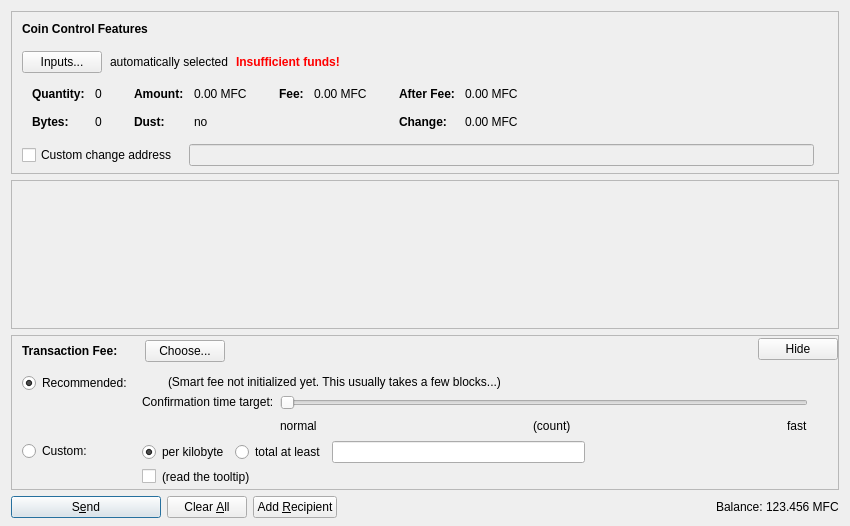
<?xml version="1.0" encoding="UTF-8"?>
<ui version="4.0">
 <class>SendCoinsDialog</class>
 <widget class="QDialog" name="SendCoinsDialog">
  <property name="geometry">
   <rect>
    <x>0</x>
    <y>0</y>
    <width>850</width>
    <height>526</height>
   </rect>
  </property>
  <property name="windowTitle">
   <string>Send Coins</string>
  </property>
  <layout class="QVBoxLayout" name="verticalLayout" stretch="0,1,0,0">
   <property name="bottomMargin">
    <number>8</number>
   </property>
   <item>
    <widget class="QFrame" name="frameCoinControl">
     <property name="sizePolicy">
      <sizepolicy hsizetype="Expanding" vsizetype="Expanding">
       <horstretch>0</horstretch>
       <verstretch>0</verstretch>
      </sizepolicy>
     </property>
     <property name="maximumSize">
      <size>
       <width>16777215</width>
       <height>16777215</height>
      </size>
     </property>
     <property name="frameShape">
      <enum>QFrame::StyledPanel</enum>
     </property>
     <property name="frameShadow">
      <enum>QFrame::Sunken</enum>
     </property>
     <layout class="QVBoxLayout" name="verticalLayoutCoinControl2">
      <property name="spacing">
       <number>0</number>
      </property>
      <property name="leftMargin">
       <number>0</number>
      </property>
      <property name="topMargin">
       <number>0</number>
      </property>
      <property name="rightMargin">
       <number>0</number>
      </property>
      <property name="bottomMargin">
       <number>6</number>
      </property>
      <item>
       <layout class="QVBoxLayout" name="verticalLayoutCoinControl" stretch="0,0,0,0,1">
        <property name="spacing">
         <number>0</number>
        </property>
        <property name="leftMargin">
         <number>10</number>
        </property>
        <property name="topMargin">
         <number>10</number>
        </property>
        <item>
         <layout class="QHBoxLayout" name="horizontalLayoutCoinControl1">
          <property name="bottomMargin">
           <number>15</number>
          </property>
          <item>
           <widget class="QLabel" name="labelCoinControlFeatures">
            <property name="sizePolicy">
             <sizepolicy hsizetype="Preferred" vsizetype="Maximum">
              <horstretch>0</horstretch>
              <verstretch>0</verstretch>
             </sizepolicy>
            </property>
            <property name="font">
             <font>
              <weight>75</weight>
              <bold>true</bold>
             </font>
            </property>
            <property name="styleSheet">
             <string notr="true">font-weight:bold;</string>
            </property>
            <property name="text">
             <string>Coin Control Features</string>
            </property>
           </widget>
          </item>
         </layout>
        </item>
        <item>
         <layout class="QHBoxLayout" name="horizontalLayoutCoinControl2" stretch="0,0,0,0">
          <property name="spacing">
           <number>8</number>
          </property>
          <property name="bottomMargin">
           <number>10</number>
          </property>
          <item>
           <widget class="QPushButton" name="pushButtonCoinControl">
            <property name="styleSheet">
             <string notr="true"/>
            </property>
            <property name="text">
             <string>Inputs...</string>
            </property>
            <property name="autoDefault">
             <bool>false</bool>
            </property>
           </widget>
          </item>
          <item>
           <widget class="QLabel" name="labelCoinControlAutomaticallySelected">
            <property name="text">
             <string>automatically selected</string>
            </property>
            <property name="margin">
             <number>5</number>
            </property>
           </widget>
          </item>
          <item>
           <widget class="QLabel" name="labelCoinControlInsuffFunds">
            <property name="font">
             <font>
              <weight>75</weight>
              <bold>true</bold>
             </font>
            </property>
            <property name="styleSheet">
             <string notr="true">color:red;font-weight:bold;</string>
            </property>
            <property name="text">
             <string>Insufficient funds!</string>
            </property>
            <property name="margin">
             <number>5</number>
            </property>
           </widget>
          </item>
          <item>
           <spacer name="horizontalSpacerCoinControl">
            <property name="orientation">
             <enum>Qt::Horizontal</enum>
            </property>
            <property name="sizeHint" stdset="0">
             <size>
              <width>40</width>
              <height>1</height>
             </size>
            </property>
           </spacer>
          </item>
         </layout>
        </item>
        <item>
         <widget class="QWidget" name="widgetCoinControl" native="true">
          <property name="sizePolicy">
           <sizepolicy hsizetype="Preferred" vsizetype="Preferred">
            <horstretch>0</horstretch>
            <verstretch>0</verstretch>
           </sizepolicy>
          </property>
          <property name="minimumSize">
           <size>
            <width>0</width>
            <height>0</height>
           </size>
          </property>
          <property name="styleSheet">
           <string notr="true"/>
          </property>
          <layout class="QHBoxLayout" name="horizontalLayoutCoinControl5">
           <property name="leftMargin">
            <number>0</number>
           </property>
           <property name="topMargin">
            <number>0</number>
           </property>
           <property name="rightMargin">
            <number>0</number>
           </property>
           <property name="bottomMargin">
            <number>0</number>
           </property>
           <item>
            <layout class="QHBoxLayout" name="horizontalLayoutCoinControl3" stretch="0,0,0,1">
             <property name="spacing">
              <number>20</number>
             </property>
             <property name="topMargin">
              <number>0</number>
             </property>
             <property name="bottomMargin">
              <number>10</number>
             </property>
             <item>
              <layout class="QFormLayout" name="formLayoutCoinControl1">
               <property name="horizontalSpacing">
                <number>10</number>
               </property>
               <property name="verticalSpacing">
                <number>14</number>
               </property>
               <property name="leftMargin">
                <number>10</number>
               </property>
               <property name="topMargin">
                <number>4</number>
               </property>
               <property name="rightMargin">
                <number>6</number>
               </property>
               <item row="0" column="0">
                <widget class="QLabel" name="labelCoinControlQuantityText">
                 <property name="font">
                  <font>
                   <weight>75</weight>
                   <bold>true</bold>
                  </font>
                 </property>
                 <property name="text">
                  <string>Quantity:</string>
                 </property>
                 <property name="margin">
                  <number>0</number>
                 </property>
                </widget>
               </item>
               <item row="0" column="1">
                <widget class="QLabel" name="labelCoinControlQuantity">
                 <property name="cursor">
                  <cursorShape>IBeamCursor</cursorShape>
                 </property>
                 <property name="contextMenuPolicy">
                  <enum>Qt::ActionsContextMenu</enum>
                 </property>
                 <property name="text">
                  <string notr="true">0</string>
                 </property>
                 <property name="margin">
                  <number>0</number>
                 </property>
                 <property name="textInteractionFlags">
                  <set>Qt::LinksAccessibleByMouse|Qt::TextSelectableByKeyboard|Qt::TextSelectableByMouse</set>
                 </property>
                </widget>
               </item>
               <item row="1" column="0">
                <widget class="QLabel" name="labelCoinControlBytesText">
                 <property name="font">
                  <font>
                   <weight>75</weight>
                   <bold>true</bold>
                  </font>
                 </property>
                 <property name="text">
                  <string>Bytes:</string>
                 </property>
                </widget>
               </item>
               <item row="1" column="1">
                <widget class="QLabel" name="labelCoinControlBytes">
                 <property name="cursor">
                  <cursorShape>IBeamCursor</cursorShape>
                 </property>
                 <property name="contextMenuPolicy">
                  <enum>Qt::ActionsContextMenu</enum>
                 </property>
                 <property name="text">
                  <string notr="true">0</string>
                 </property>
                 <property name="textInteractionFlags">
                  <set>Qt::LinksAccessibleByMouse|Qt::TextSelectableByKeyboard|Qt::TextSelectableByMouse</set>
                 </property>
                </widget>
               </item>
              </layout>
             </item>
             <item>
              <layout class="QFormLayout" name="formLayoutCoinControl2">
               <property name="horizontalSpacing">
                <number>10</number>
               </property>
               <property name="verticalSpacing">
                <number>14</number>
               </property>
               <property name="leftMargin">
                <number>6</number>
               </property>
               <property name="topMargin">
                <number>4</number>
               </property>
               <property name="rightMargin">
                <number>6</number>
               </property>
               <item row="0" column="0">
                <widget class="QLabel" name="labelCoinControlAmountText">
                 <property name="font">
                  <font>
                   <weight>75</weight>
                   <bold>true</bold>
                  </font>
                 </property>
                 <property name="text">
                  <string>Amount:</string>
                 </property>
                 <property name="margin">
                  <number>0</number>
                 </property>
                </widget>
               </item>
               <item row="0" column="1">
                <widget class="QLabel" name="labelCoinControlAmount">
                 <property name="cursor">
                  <cursorShape>IBeamCursor</cursorShape>
                 </property>
                 <property name="contextMenuPolicy">
                  <enum>Qt::ActionsContextMenu</enum>
                 </property>
                 <property name="text">
                  <string notr="true">0.00 MFC</string>
                 </property>
                 <property name="textInteractionFlags">
                  <set>Qt::LinksAccessibleByMouse|Qt::TextSelectableByKeyboard|Qt::TextSelectableByMouse</set>
                 </property>
                </widget>
               </item>
               <item row="1" column="0">
                <widget class="QLabel" name="labelCoinControlLowOutputText">
                 <property name="font">
                  <font>
                   <weight>75</weight>
                   <bold>true</bold>
                  </font>
                 </property>
                 <property name="text">
                  <string>Dust:</string>
                 </property>
                </widget>
               </item>
               <item row="1" column="1">
                <widget class="QLabel" name="labelCoinControlLowOutput">
                 <property name="cursor">
                  <cursorShape>IBeamCursor</cursorShape>
                 </property>
                 <property name="contextMenuPolicy">
                  <enum>Qt::ActionsContextMenu</enum>
                 </property>
                 <property name="text">
                  <string notr="true">no</string>
                 </property>
                 <property name="textInteractionFlags">
                  <set>Qt::LinksAccessibleByMouse|Qt::TextSelectableByKeyboard|Qt::TextSelectableByMouse</set>
                 </property>
                </widget>
               </item>
              </layout>
             </item>
             <item>
              <layout class="QFormLayout" name="formLayoutCoinControl3">
               <property name="horizontalSpacing">
                <number>10</number>
               </property>
               <property name="verticalSpacing">
                <number>14</number>
               </property>
               <property name="leftMargin">
                <number>6</number>
               </property>
               <property name="topMargin">
                <number>4</number>
               </property>
               <property name="rightMargin">
                <number>6</number>
               </property>
               <item row="0" column="0">
                <widget class="QLabel" name="labelCoinControlFeeText">
                 <property name="font">
                  <font>
                   <weight>75</weight>
                   <bold>true</bold>
                  </font>
                 </property>
                 <property name="text">
                  <string>Fee:</string>
                 </property>
                 <property name="margin">
                  <number>0</number>
                 </property>
                </widget>
               </item>
               <item row="0" column="1">
                <widget class="QLabel" name="labelCoinControlFee">
                 <property name="cursor">
                  <cursorShape>IBeamCursor</cursorShape>
                 </property>
                 <property name="contextMenuPolicy">
                  <enum>Qt::ActionsContextMenu</enum>
                 </property>
                 <property name="text">
                  <string notr="true">0.00 MFC</string>
                 </property>
                 <property name="textInteractionFlags">
                  <set>Qt::LinksAccessibleByMouse|Qt::TextSelectableByKeyboard|Qt::TextSelectableByMouse</set>
                 </property>
                </widget>
               </item>
              </layout>
             </item>
             <item>
              <layout class="QFormLayout" name="formLayoutCoinControl4">
               <property name="horizontalSpacing">
                <number>10</number>
               </property>
               <property name="verticalSpacing">
                <number>14</number>
               </property>
               <property name="leftMargin">
                <number>6</number>
               </property>
               <property name="topMargin">
                <number>4</number>
               </property>
               <property name="rightMargin">
                <number>6</number>
               </property>
               <item row="0" column="0">
                <widget class="QLabel" name="labelCoinControlAfterFeeText">
                 <property name="font">
                  <font>
                   <weight>75</weight>
                   <bold>true</bold>
                  </font>
                 </property>
                 <property name="text">
                  <string>After Fee:</string>
                 </property>
                 <property name="margin">
                  <number>0</number>
                 </property>
                </widget>
               </item>
               <item row="0" column="1">
                <widget class="QLabel" name="labelCoinControlAfterFee">
                 <property name="cursor">
                  <cursorShape>IBeamCursor</cursorShape>
                 </property>
                 <property name="contextMenuPolicy">
                  <enum>Qt::ActionsContextMenu</enum>
                 </property>
                 <property name="text">
                  <string notr="true">0.00 MFC</string>
                 </property>
                 <property name="textInteractionFlags">
                  <set>Qt::LinksAccessibleByMouse|Qt::TextSelectableByKeyboard|Qt::TextSelectableByMouse</set>
                 </property>
                </widget>
               </item>
               <item row="1" column="0">
                <widget class="QLabel" name="labelCoinControlChangeText">
                 <property name="font">
                  <font>
                   <weight>75</weight>
                   <bold>true</bold>
                  </font>
                 </property>
                 <property name="text">
                  <string>Change:</string>
                 </property>
                </widget>
               </item>
               <item row="1" column="1">
                <widget class="QLabel" name="labelCoinControlChange">
                 <property name="cursor">
                  <cursorShape>IBeamCursor</cursorShape>
                 </property>
                 <property name="contextMenuPolicy">
                  <enum>Qt::ActionsContextMenu</enum>
                 </property>
                 <property name="text">
                  <string notr="true">0.00 MFC</string>
                 </property>
                 <property name="textInteractionFlags">
                  <set>Qt::LinksAccessibleByMouse|Qt::TextSelectableByKeyboard|Qt::TextSelectableByMouse</set>
                 </property>
                </widget>
               </item>
              </layout>
             </item>
            </layout>
           </item>
          </layout>
         </widget>
        </item>
        <item>
         <layout class="QHBoxLayout" name="horizontalLayoutCoinControl4" stretch="0,0,0">
          <property name="spacing">
           <number>12</number>
          </property>
          <property name="sizeConstraint">
           <enum>QLayout::SetDefaultConstraint</enum>
          </property>
          <property name="topMargin">
           <number>5</number>
          </property>
          <property name="rightMargin">
           <number>5</number>
          </property>
          <item>
           <widget class="QCheckBox" name="checkBoxCoinControlChange">
            <property name="toolTip">
             <string>If this is activated, but the change address is empty or invalid, change will be sent to a newly generated address.</string>
            </property>
            <property name="text">
             <string>Custom change address</string>
            </property>
           </widget>
          </item>
          <item>
           <widget class="QValidatedLineEdit" name="lineEditCoinControlChange">
            <property name="enabled">
             <bool>false</bool>
            </property>
            <property name="sizePolicy">
             <sizepolicy hsizetype="Expanding" vsizetype="Fixed">
              <horstretch>0</horstretch>
              <verstretch>0</verstretch>
             </sizepolicy>
            </property>
           </widget>
          </item>
          <item>
           <widget class="QLabel" name="labelCoinControlChangeLabel">
            <property name="sizePolicy">
             <sizepolicy hsizetype="Preferred" vsizetype="Expanding">
              <horstretch>0</horstretch>
              <verstretch>0</verstretch>
             </sizepolicy>
            </property>
            <property name="minimumSize">
             <size>
              <width>0</width>
              <height>0</height>
             </size>
            </property>
            <property name="text">
             <string/>
            </property>
            <property name="margin">
             <number>3</number>
            </property>
           </widget>
          </item>
         </layout>
        </item>
        <item>
         <spacer name="verticalSpacerCoinControl">
          <property name="orientation">
           <enum>Qt::Vertical</enum>
          </property>
          <property name="sizeHint" stdset="0">
           <size>
            <width>800</width>
            <height>1</height>
           </size>
          </property>
         </spacer>
        </item>
       </layout>
      </item>
     </layout>
    </widget>
   </item>
   <item>
    <widget class="QScrollArea" name="scrollArea">
     <property name="widgetResizable">
      <bool>true</bool>
     </property>
     <widget class="QWidget" name="scrollAreaWidgetContents">
      <property name="geometry">
       <rect>
        <x>0</x>
        <y>0</y>
        <width>830</width>
        <height>104</height>
       </rect>
      </property>
      <layout class="QVBoxLayout" name="verticalLayout_2" stretch="0,1">
       <property name="leftMargin">
        <number>0</number>
       </property>
       <property name="topMargin">
        <number>0</number>
       </property>
       <property name="rightMargin">
        <number>0</number>
       </property>
       <property name="bottomMargin">
        <number>0</number>
       </property>
       <item>
        <layout class="QVBoxLayout" name="entries">
         <property name="spacing">
          <number>6</number>
         </property>
        </layout>
       </item>
       <item>
        <spacer name="verticalSpacer">
         <property name="orientation">
          <enum>Qt::Vertical</enum>
         </property>
         <property name="sizeHint" stdset="0">
          <size>
           <width>20</width>
           <height>40</height>
          </size>
         </property>
        </spacer>
       </item>
      </layout>
     </widget>
    </widget>
   </item>
   <item>
    <widget class="QFrame" name="frameFee">
     <property name="sizePolicy">
      <sizepolicy hsizetype="Expanding" vsizetype="Expanding">
       <horstretch>0</horstretch>
       <verstretch>0</verstretch>
      </sizepolicy>
     </property>
     <property name="maximumSize">
      <size>
       <width>16777215</width>
       <height>16777215</height>
      </size>
     </property>
     <property name="frameShape">
      <enum>QFrame::StyledPanel</enum>
     </property>
     <property name="frameShadow">
      <enum>QFrame::Sunken</enum>
     </property>
     <layout class="QVBoxLayout" name="verticalLayoutFee1">
      <property name="spacing">
       <number>0</number>
      </property>
      <property name="leftMargin">
       <number>0</number>
      </property>
      <property name="topMargin">
       <number>0</number>
      </property>
      <property name="rightMargin">
       <number>0</number>
      </property>
      <property name="bottomMargin">
       <number>0</number>
      </property>
      <item>
       <layout class="QVBoxLayout" name="verticalLayoutFee2" stretch="0,0,0">
        <property name="spacing">
         <number>0</number>
        </property>
        <property name="leftMargin">
         <number>10</number>
        </property>
        <property name="topMargin">
         <number>0</number>
        </property>
        <item>
         <layout class="QHBoxLayout" name="horizontalLayoutFee1">
          <property name="bottomMargin">
           <number>0</number>
          </property>
          <item>
           <layout class="QVBoxLayout" name="verticalLayoutFee7">
            <property name="spacing">
             <number>0</number>
            </property>
            <item>
             <spacer name="verticalSpacerSmartFee">
              <property name="orientation">
               <enum>Qt::Vertical</enum>
              </property>
              <property name="sizeType">
               <enum>QSizePolicy::Fixed</enum>
              </property>
              <property name="sizeHint" stdset="0">
               <size>
                <width>1</width>
                <height>4</height>
               </size>
              </property>
             </spacer>
            </item>
            <item>
             <layout class="QHBoxLayout" name="horizontalLayoutSmartFee">
              <property name="spacing">
               <number>10</number>
              </property>
              <item>
               <widget class="QLabel" name="labelFeeHeadline">
                <property name="sizePolicy">
                 <sizepolicy hsizetype="Preferred" vsizetype="Maximum">
                  <horstretch>0</horstretch>
                  <verstretch>0</verstretch>
                 </sizepolicy>
                </property>
                <property name="font">
                 <font>
                  <weight>75</weight>
                  <bold>true</bold>
                 </font>
                </property>
                <property name="styleSheet">
                 <string notr="true">font-weight:bold;</string>
                </property>
                <property name="text">
                 <string>Transaction Fee:</string>
                </property>
               </widget>
              </item>
              <item>
               <widget class="QLabel" name="labelFeeMinimized">
                <property name="text">
                 <string/>
                </property>
               </widget>
              </item>
              <item>
               <widget class="QPushButton" name="buttonChooseFee">
                <property name="text">
                 <string>Choose...</string>
                </property>
               </widget>
              </item>
             </layout>
            </item>
            <item>
             <spacer name="verticalSpacer_5">
              <property name="orientation">
               <enum>Qt::Vertical</enum>
              </property>
              <property name="sizeHint" stdset="0">
               <size>
                <width>1</width>
                <height>1</height>
               </size>
              </property>
             </spacer>
            </item>
           </layout>
          </item>
          <item>
           <spacer name="horizontalSpacer_4">
            <property name="orientation">
             <enum>Qt::Horizontal</enum>
            </property>
            <property name="sizeHint" stdset="0">
             <size>
              <width>40</width>
              <height>20</height>
             </size>
            </property>
           </spacer>
          </item>
          <item>
           <widget class="QPushButton" name="buttonMinimizeFee">
            <property name="toolTip">
             <string>collapse fee-settings</string>
            </property>
            <property name="text">
             <string>Hide</string>
            </property>
           </widget>
          </item>
         </layout>
        </item>
        <item>
         <widget class="QFrame" name="frameFeeSelection">
          <layout class="QVBoxLayout" name="verticalLayoutFee12">
           <property name="spacing">
            <number>0</number>
           </property>
           <property name="leftMargin">
            <number>0</number>
           </property>
           <property name="topMargin">
            <number>0</number>
           </property>
           <property name="rightMargin">
            <number>0</number>
           </property>
           <property name="bottomMargin">
            <number>0</number>
           </property>
           <item>
            <layout class="QGridLayout" name="gridLayoutFee">
             <property name="topMargin">
              <number>10</number>
             </property>
             <property name="bottomMargin">
              <number>4</number>
             </property>
             <property name="horizontalSpacing">
              <number>10</number>
             </property>
             <property name="verticalSpacing">
              <number>4</number>
             </property>
             <item row="1" column="1">
              <layout class="QVBoxLayout" name="verticalLayoutFee8">
               <property name="spacing">
                <number>6</number>
               </property>
               <item>
                <layout class="QHBoxLayout" name="horizontalLayoutFee13">
                 <item>
                  <widget class="QRadioButton" name="radioCustomPerKilobyte">
                   <property name="toolTip">
                    <string>If the custom fee is set to 1000 satoshis and the transaction is only 250 bytes, then &quot;per kilobyte&quot; only pays 250 satoshis in fee, while &quot;total at least&quot; pays 1000 satoshis. For transactions bigger than a kilobyte both pay by kilobyte.</string>
                   </property>
                   <property name="text">
                    <string>per kilobyte</string>
                   </property>
                   <property name="checked">
                    <bool>true</bool>
                   </property>
                   <attribute name="buttonGroup">
                    <string notr="true">groupCustomFee</string>
                   </attribute>
                  </widget>
                 </item>
                 <item>
                  <widget class="QRadioButton" name="radioCustomAtLeast">
                   <property name="toolTip">
                    <string>If the custom fee is set to 1000 satoshis and the transaction is only 250 bytes, then &quot;per kilobyte&quot; only pays 250 satoshis in fee, while &quot;total at least&quot; pays 1000 satoshis. For transactions bigger than a kilobyte both pay by kilobyte.</string>
                   </property>
                   <property name="text">
                    <string>total at least</string>
                   </property>
                   <attribute name="buttonGroup">
                    <string notr="true">groupCustomFee</string>
                   </attribute>
                  </widget>
                 </item>
                 <item>
                  <widget class="BitcoinAmountField" name="customFee"/>
                 </item>
                 <item>
                  <spacer name="horizontalSpacer_6">
                   <property name="orientation">
                    <enum>Qt::Horizontal</enum>
                   </property>
                   <property name="sizeHint" stdset="0">
                    <size>
                     <width>1</width>
                     <height>1</height>
                    </size>
                   </property>
                  </spacer>
                 </item>
                </layout>
               </item>
               <item>
                <layout class="QHBoxLayout" name="horizontalLayoutFee8">
                 <item>
                  <widget class="QCheckBox" name="checkBoxMinimumFee">
                   <property name="toolTip">
                    <string>Paying only the minimum fee is just fine as long as there is less transaction volume than space in the blocks. But be aware that this can end up in a never confirming transaction once there is more demand for mfcoin transactions than the network can process.</string>
                   </property>
                   <property name="text">
                    <string/>
                   </property>
                  </widget>
                 </item>
                 <item>
                  <widget class="QLabel" name="labelMinFeeWarning">
                   <property name="enabled">
                    <bool>true</bool>
                   </property>
                   <property name="toolTip">
                    <string>Paying only the minimum fee is just fine as long as there is less transaction volume than space in the blocks. But be aware that this can end up in a never confirming transaction once there is more demand for mfcoin transactions than the network can process.</string>
                   </property>
                   <property name="text">
                    <string>(read the tooltip)</string>
                   </property>
                   <property name="margin">
                    <number>5</number>
                   </property>
                  </widget>
                 </item>
                 <item>
                  <spacer name="horizontalSpacer_2">
                   <property name="orientation">
                    <enum>Qt::Horizontal</enum>
                   </property>
                   <property name="sizeHint" stdset="0">
                    <size>
                     <width>1</width>
                     <height>1</height>
                    </size>
                   </property>
                  </spacer>
                 </item>
                </layout>
               </item>
              </layout>
             </item>
             <item row="0" column="0">
              <layout class="QVBoxLayout" name="verticalLayoutFee4" stretch="0,1">
               <item>
                <widget class="QRadioButton" name="radioSmartFee">
                 <property name="text">
                  <string>Recommended:</string>
                 </property>
                 <property name="checked">
                  <bool>true</bool>
                 </property>
                 <attribute name="buttonGroup">
                  <string notr="true">groupFee</string>
                 </attribute>
                </widget>
               </item>
               <item>
                <spacer name="verticalSpacer_2">
                 <property name="orientation">
                  <enum>Qt::Vertical</enum>
                 </property>
                 <property name="sizeHint" stdset="0">
                  <size>
                   <width>1</width>
                   <height>1</height>
                  </size>
                 </property>
                </spacer>
               </item>
              </layout>
             </item>
             <item row="1" column="0">
              <layout class="QVBoxLayout" name="verticalLayoutFee9" stretch="0,1">
               <item>
                <widget class="QRadioButton" name="radioCustomFee">
                 <property name="text">
                  <string>Custom:</string>
                 </property>
                 <attribute name="buttonGroup">
                  <string notr="true">groupFee</string>
                 </attribute>
                </widget>
               </item>
               <item>
                <spacer name="verticalSpacer_6">
                 <property name="orientation">
                  <enum>Qt::Vertical</enum>
                 </property>
                 <property name="sizeHint" stdset="0">
                  <size>
                   <width>1</width>
                   <height>1</height>
                  </size>
                 </property>
                </spacer>
               </item>
              </layout>
             </item>
             <item row="0" column="1">
              <layout class="QVBoxLayout" name="verticalLayoutFee3" stretch="0,0,1">
               <property name="spacing">
                <number>6</number>
               </property>
               <property name="topMargin">
                <number>2</number>
               </property>
               <item>
                <layout class="QHBoxLayout" name="horizontalLayoutFee12">
                 <item>
                  <widget class="QLabel" name="labelSmartFee">
                   <property name="text">
                    <string/>
                   </property>
                   <property name="margin">
                    <number>2</number>
                   </property>
                  </widget>
                 </item>
                 <item>
                  <widget class="QLabel" name="labelFeeEstimation">
                   <property name="text">
                    <string/>
                   </property>
                  </widget>
                 </item>
                 <item>
                  <widget class="QLabel" name="labelSmartFee2">
                   <property name="text">
                    <string>(Smart fee not initialized yet. This usually takes a few blocks...)</string>
                   </property>
                   <property name="margin">
                    <number>2</number>
                   </property>
                  </widget>
                 </item>
                 <item>
                  <spacer name="horizontalSpacer_5">
                   <property name="orientation">
                    <enum>Qt::Horizontal</enum>
                   </property>
                   <property name="sizeHint" stdset="0">
                    <size>
                     <width>1</width>
                     <height>1</height>
                    </size>
                   </property>
                  </spacer>
                 </item>
                </layout>
               </item>
               <item>
                <layout class="QHBoxLayout" name="horizontalLayoutFee9">
                 <item>
                  <layout class="QVBoxLayout" name="verticalLayoutFee6">
                   <item>
                    <widget class="QLabel" name="labelSmartFee3">
                     <property name="text">
                      <string>Confirmation time target:</string>
                     </property>
                     <property name="margin">
                      <number>2</number>
                     </property>
                    </widget>
                   </item>
                   <item>
                    <spacer name="verticalSpacer_3">
                     <property name="orientation">
                      <enum>Qt::Vertical</enum>
                     </property>
                     <property name="sizeHint" stdset="0">
                      <size>
                       <width>1</width>
                       <height>1</height>
                      </size>
                     </property>
                    </spacer>
                   </item>
                  </layout>
                 </item>
                 <item>
                  <layout class="QVBoxLayout" name="verticalLayoutFee5">
                   <property name="rightMargin">
                    <number>30</number>
                   </property>
                   <item>
                    <widget class="QSlider" name="sliderSmartFee">
                     <property name="minimum">
                      <number>0</number>
                     </property>
                     <property name="maximum">
                      <number>23</number>
                     </property>
                     <property name="pageStep">
                      <number>1</number>
                     </property>
                     <property name="value">
                      <number>0</number>
                     </property>
                     <property name="orientation">
                      <enum>Qt::Horizontal</enum>
                     </property>
                     <property name="invertedAppearance">
                      <bool>false</bool>
                     </property>
                     <property name="invertedControls">
                      <bool>false</bool>
                     </property>
                     <property name="tickPosition">
                      <enum>QSlider::NoTicks</enum>
                     </property>
                    </widget>
                   </item>
                   <item>
                    <layout class="QHBoxLayout" name="horizontalLayoutFee10">
                     <item>
                      <widget class="QLabel" name="labelSmartFeeNormal">
                       <property name="text">
                        <string>normal</string>
                       </property>
                      </widget>
                     </item>
                     <item>
                      <spacer name="horizontalSpacer_7">
                       <property name="orientation">
                        <enum>Qt::Horizontal</enum>
                       </property>
                       <property name="sizeHint" stdset="0">
                        <size>
                         <width>40</width>
                         <height>20</height>
                        </size>
                       </property>
                      </spacer>
                     </item>
                     <item>
                      <widget class="QLabel" name="confirmationTargetLabel">
                       <property name="text">
                        <string notr="true">(count)</string>
                       </property>
                      </widget>
                     </item>
                     <item>
                      <spacer name="horizontalSpacer_3">
                       <property name="orientation">
                        <enum>Qt::Horizontal</enum>
                       </property>
                       <property name="sizeHint" stdset="0">
                        <size>
                         <width>40</width>
                         <height>20</height>
                        </size>
                       </property>
                      </spacer>
                     </item>
                     <item>
                      <widget class="QLabel" name="labelSmartFeeFast">
                       <property name="text">
                        <string>fast</string>
                       </property>
                      </widget>
                     </item>
                    </layout>
                   </item>
                  </layout>
                 </item>
                </layout>
               </item>
               <item>
                <spacer name="verticalSpacer_4">
                 <property name="orientation">
                  <enum>Qt::Vertical</enum>
                 </property>
                 <property name="sizeHint" stdset="0">
                  <size>
                   <width>1</width>
                   <height>1</height>
                  </size>
                 </property>
                </spacer>
               </item>
              </layout>
             </item>
            </layout>
           </item>
          </layout>
         </widget>
        </item>
        <item>
         <spacer name="verticalSpacerFee">
          <property name="orientation">
           <enum>Qt::Vertical</enum>
          </property>
          <property name="sizeHint" stdset="0">
           <size>
            <width>800</width>
            <height>1</height>
           </size>
          </property>
         </spacer>
        </item>
       </layout>
      </item>
     </layout>
    </widget>
   </item>
   <item>
    <layout class="QHBoxLayout" name="horizontalLayout">
     <item>
      <widget class="QPushButton" name="sendButton">
       <property name="minimumSize">
        <size>
         <width>150</width>
         <height>0</height>
        </size>
       </property>
       <property name="toolTip">
        <string>Confirm the send action</string>
       </property>
       <property name="text">
        <string>S&amp;end</string>
       </property>
       <property name="icon">
        <iconset resource="../bitcoin.qrc">
         <normaloff>:/icons/send</normaloff>:/icons/send</iconset>
       </property>
       <property name="autoDefault">
        <bool>false</bool>
       </property>
       <property name="default">
        <bool>true</bool>
       </property>
      </widget>
     </item>
     <item>
      <widget class="QPushButton" name="clearButton">
       <property name="sizePolicy">
        <sizepolicy hsizetype="Minimum" vsizetype="Fixed">
         <horstretch>0</horstretch>
         <verstretch>0</verstretch>
        </sizepolicy>
       </property>
       <property name="toolTip">
        <string>Clear all fields of the form.</string>
       </property>
       <property name="text">
        <string>Clear &amp;All</string>
       </property>
       <property name="icon">
        <iconset resource="../bitcoin.qrc">
         <normaloff>:/icons/remove</normaloff>:/icons/remove</iconset>
       </property>
       <property name="autoDefault">
        <bool>false</bool>
       </property>
      </widget>
     </item>
     <item>
      <widget class="QPushButton" name="addButton">
       <property name="toolTip">
        <string>Send to multiple recipients at once</string>
       </property>
       <property name="text">
        <string>Add &amp;Recipient</string>
       </property>
       <property name="icon">
        <iconset resource="../bitcoin.qrc">
         <normaloff>:/icons/add</normaloff>:/icons/add</iconset>
       </property>
       <property name="autoDefault">
        <bool>false</bool>
       </property>
      </widget>
     </item>
     <item>
      <spacer name="horizontalSpacer">
       <property name="orientation">
        <enum>Qt::Horizontal</enum>
       </property>
       <property name="sizeHint" stdset="0">
        <size>
         <width>40</width>
         <height>20</height>
        </size>
       </property>
      </spacer>
     </item>
     <item>
      <layout class="QHBoxLayout" name="horizontalLayout_2">
       <property name="spacing">
        <number>3</number>
       </property>
       <item>
        <widget class="QLabel" name="label">
         <property name="sizePolicy">
          <sizepolicy hsizetype="Preferred" vsizetype="Fixed">
           <horstretch>0</horstretch>
           <verstretch>0</verstretch>
          </sizepolicy>
         </property>
         <property name="text">
          <string>Balance:</string>
         </property>
        </widget>
       </item>
       <item>
        <widget class="QLabel" name="labelBalance">
         <property name="sizePolicy">
          <sizepolicy hsizetype="Preferred" vsizetype="Fixed">
           <horstretch>0</horstretch>
           <verstretch>0</verstretch>
          </sizepolicy>
         </property>
         <property name="cursor">
          <cursorShape>IBeamCursor</cursorShape>
         </property>
         <property name="text">
          <string notr="true">123.456 MFC</string>
         </property>
         <property name="textInteractionFlags">
          <set>Qt::LinksAccessibleByMouse|Qt::TextSelectableByKeyboard|Qt::TextSelectableByMouse</set>
         </property>
        </widget>
       </item>
      </layout>
     </item>
    </layout>
   </item>
  </layout>
 </widget>
 <customwidgets>
  <customwidget>
   <class>QValidatedLineEdit</class>
   <extends>QLineEdit</extends>
   <header>qvalidatedlineedit.h</header>
  </customwidget>
  <customwidget>
   <class>BitcoinAmountField</class>
   <extends>QLineEdit</extends>
   <header>bitcoinamountfield.h</header>
   <container>1</container>
  </customwidget>
 </customwidgets>
 <resources>
  <include location="../bitcoin.qrc"/>
 </resources>
 <connections/>
 <buttongroups>
  <buttongroup name="groupFee"/>
  <buttongroup name="groupCustomFee"/>
 </buttongroups>
</ui>
